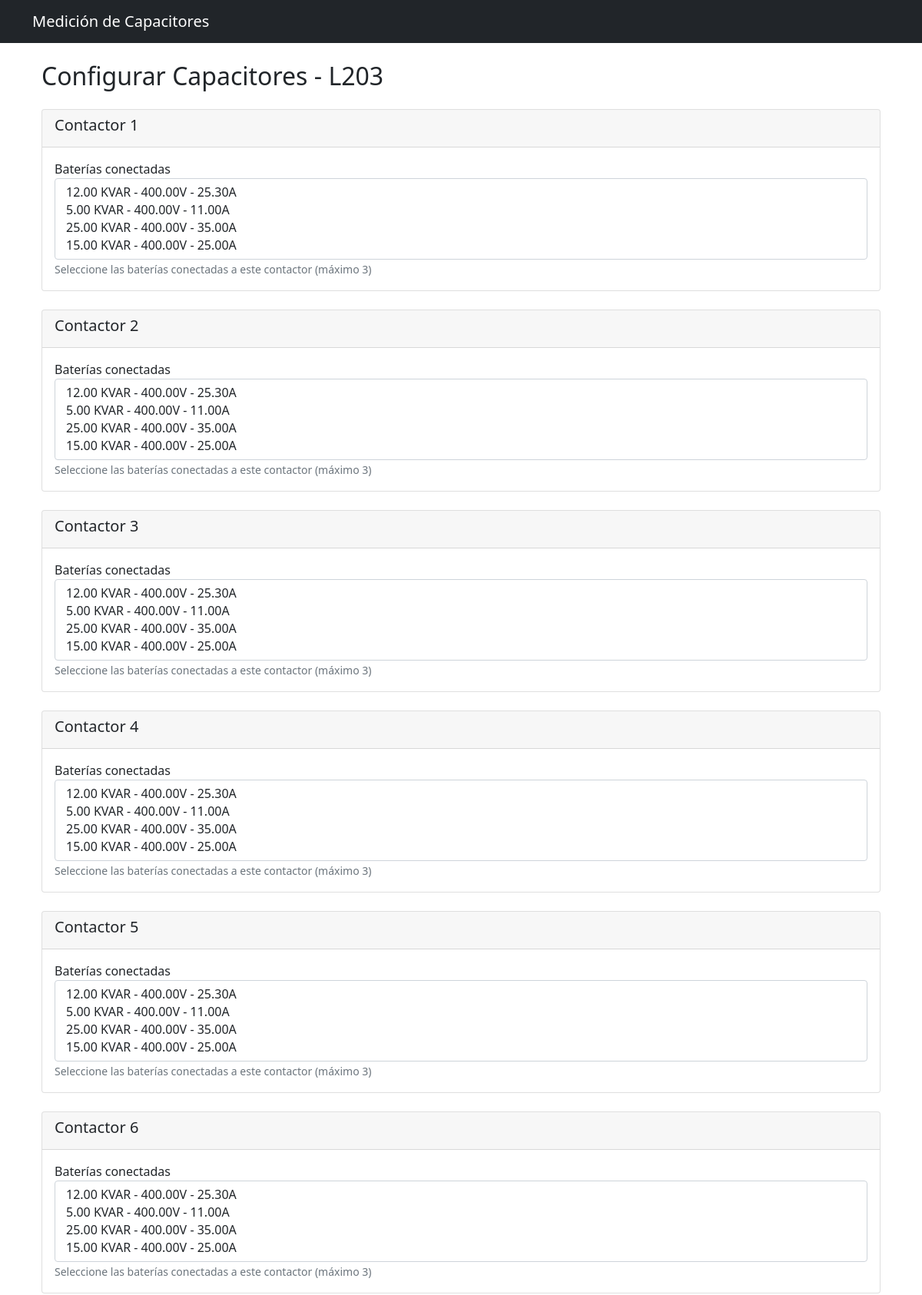
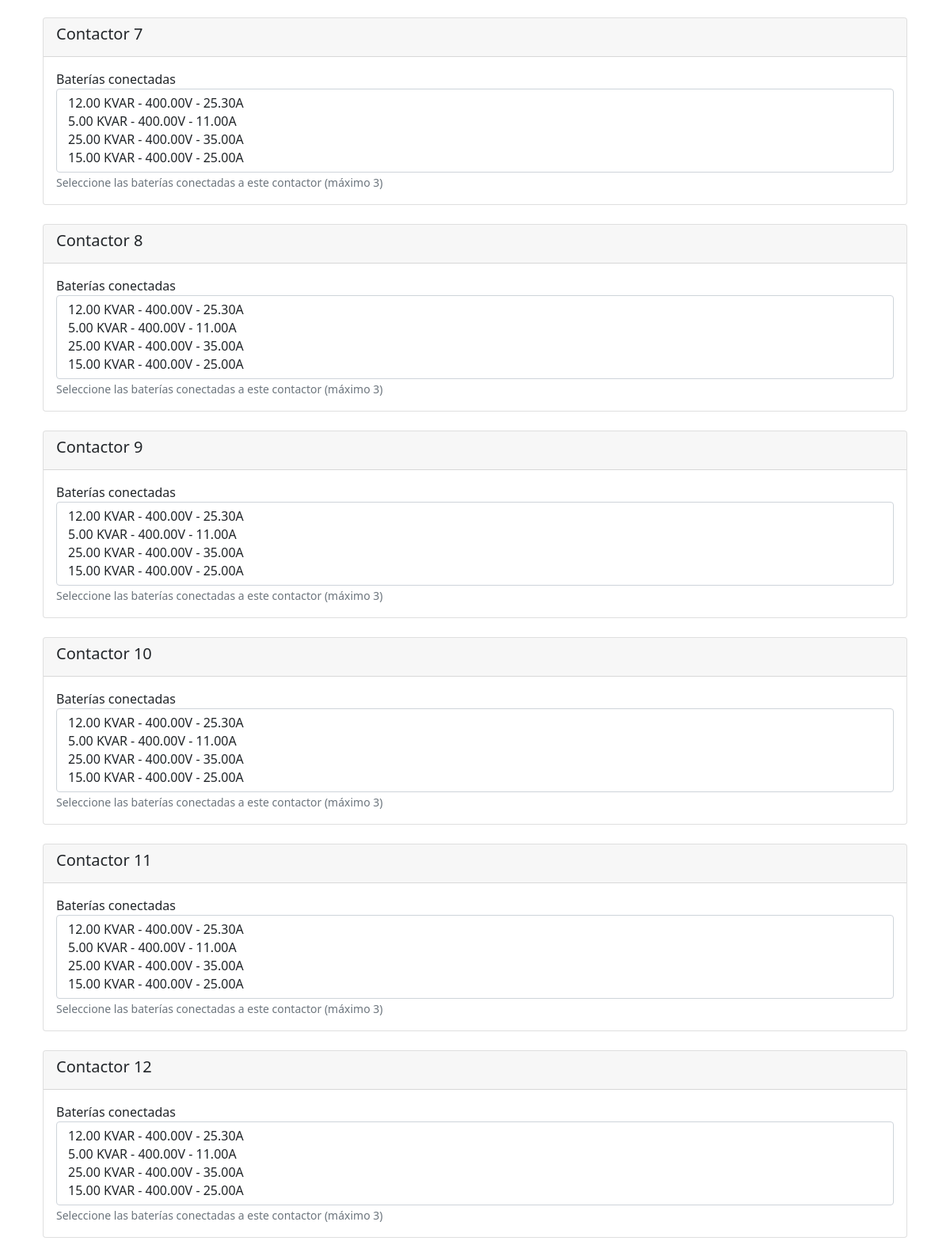
Screenshot of /location/1/configure-capacitors/ (upper part) with the database file from the repository (2 pictures, top to bottom).
### plc_address/models.py (models this page shows, shortened)
class Location(models.Model):
    name = models.CharField(max_length=200, verbose_name="Nombre de ubicación")
    description = models.TextField(blank=True, verbose_name="Descripción")
    is_configured = models.BooleanField(default=False, verbose_name="Configuración completada")
    created_at = models.DateTimeField(auto_now_add=True)
    updated_at = models.DateTimeField(auto_now=True)

class Contactor(models.Model):
    location = models.ForeignKey(Location, on_delete=models.CASCADE, related_name='contactors')
    number = models.IntegerField(verbose_name="Número de contactor")
    is_configured = models.BooleanField(default=False, verbose_name="Configuración completada")

### plc_address/views.py (the view, shortened to what this page needs)
def configure_capacitors(request, location_id):
    location = get_object_or_404(Location, id=location_id)
    contactors = location.contactors.all()
    forms = {
        contactor.id: CapacitorConfigForm(
            kvar_choices=[(str(kv.id), str(kv)) for kv in KVARValue.objects.all()]
        ) for contactor in contactors
    }
    return render(request, 'capacitors/configure_capacitors.html', {
        'location': location,
        'contactors': contactors,
        'forms': forms
    })

### plc_address/models.py (called while the page is built)
    def __str__(self):
        return f"{self.kvar} KVAR - {self.voltage}V - {self.amperage}A"

### plc_address/templatetags/custom_filters.py (called while the page is built)
@register.filter
def get_item(dictionary, key):
    return dictionary.get(key)

### plc_address/templates/capacitors/configure_capacitors.html (shortened to what this page needs)
{% extends 'capacitors/base.html' %}
{% load custom_filters %}
{% block content %}
<div class="container">
    <h2 class="mb-4">Configurar Capacitores - {{ location.name }}</h2>
    <form method="post">
        {% for contactor in contactors %}
        <div class="card mb-4">
            <div class="card-header">
                <h5>Contactor {{ contactor.number }}</h5>
            </div>
            <div class="card-body">
                {% with form=forms|get_item:contactor.id %}
                <div class="form-group">
                    <label for="kvar_values_{{ contactor.id }}">{{ form.kvar_values.label }}</label>
                    <select name="kvar_values_{{ contactor.id }}"
                            class="form-control"
                            multiple
                            size="4"
                            id="kvar_values_{{ contactor.id }}">
                        {% for value, text in form.fields.kvar_values.choices %}
                            <option value="{{ value }}">{{ text }}</option>
                        {% endfor %}
                    </select>
                    {% if form.kvar_values.help_text %}
                    <small class="form-text text-muted">{{ form.kvar_values.help_text }}</small>
                    {% endif %}
                </div>
                {% endwith %}
            </div>
        </div>
        {% endfor %}
    </form>
</div>
{% endblock %}

### rows the page displays
Location: name "L203"
Contactor: number "1", kvar_values.label "Baterías conectadas", id "12.00 KVAR - 400.00V - 25.30A / 5.00 KVAR - 400.00V - 11.00A / 25.00 KVAR - 400.00V - 35.00A / 15.00 KVAR - 400.00V - 25.00A", {{ value }} 2 (drawn), {{ value }} 3 (drawn), {{ value }} 4 (drawn), kvar_values.help_text "Seleccione las baterías conectadas a este contactor (máximo 3)"
Contactor: number "2", kvar_values.label "Baterías conectadas", id "12.00 KVAR - 400.00V - 25.30A / 5.00 KVAR - 400.00V - 11.00A / 25.00 KVAR - 400.00V - 35.00A / 15.00 KVAR - 400.00V - 25.00A", {{ value }} 1 (drawn), {{ value }} 3 (drawn), {{ value }} 4 (drawn), kvar_values.help_text "Seleccione las baterías conectadas a este contactor (máximo 3)"
Contactor: number "3", kvar_values.label "Baterías conectadas", id "12.00 KVAR - 400.00V - 25.30A / 5.00 KVAR - 400.00V - 11.00A / 25.00 KVAR - 400.00V - 35.00A / 15.00 KVAR - 400.00V - 25.00A", {{ value }} 1 (drawn), {{ value }} 2 (drawn), {{ value }} 4 (drawn), kvar_values.help_text "Seleccione las baterías conectadas a este contactor (máximo 3)"
Contactor: number "4", kvar_values.label "Baterías conectadas", id "12.00 KVAR - 400.00V - 25.30A / 5.00 KVAR - 400.00V - 11.00A / 25.00 KVAR - 400.00V - 35.00A / 15.00 KVAR - 400.00V - 25.00A", {{ value }} 1 (drawn), {{ value }} 2 (drawn), {{ value }} 3 (drawn), kvar_values.help_text "Seleccione las baterías conectadas a este contactor (máximo 3)"
Contactor: number "5", kvar_values.label "Baterías conectadas", id "12.00 KVAR - 400.00V - 25.30A / 5.00 KVAR - 400.00V - 11.00A / 25.00 KVAR - 400.00V - 35.00A / 15.00 KVAR - 400.00V - 25.00A", {{ value }} 1 (drawn), {{ value }} 2 (drawn), {{ value }} 3 (drawn), {{ value }} 4 (drawn), kvar_values.help_text "Seleccione las baterías conectadas a este contactor (máximo 3)"
Contactor: number "6", kvar_values.label "Baterías conectadas", id "12.00 KVAR - 400.00V - 25.30A / 5.00 KVAR - 400.00V - 11.00A / 25.00 KVAR - 400.00V - 35.00A / 15.00 KVAR - 400.00V - 25.00A", {{ value }} 1 (drawn), {{ value }} 2 (drawn), {{ value }} 3 (drawn), {{ value }} 4 (drawn), kvar_values.help_text "Seleccione las baterías conectadas a este contactor (máximo 3)"
Contactor: number "7", kvar_values.label "Baterías conectadas", id "12.00 KVAR - 400.00V - 25.30A / 5.00 KVAR - 400.00V - 11.00A / 25.00 KVAR - 400.00V - 35.00A / 15.00 KVAR - 400.00V - 25.00A", {{ value }} 1 (drawn), {{ value }} 2 (drawn), {{ value }} 3 (drawn), {{ value }} 4 (drawn), kvar_values.help_text "Seleccione las baterías conectadas a este contactor (máximo 3)"
Contactor: number "8", kvar_values.label "Baterías conectadas", id "12.00 KVAR - 400.00V - 25.30A / 5.00 KVAR - 400.00V - 11.00A / 25.00 KVAR - 400.00V - 35.00A / 15.00 KVAR - 400.00V - 25.00A", {{ value }} 1 (drawn), {{ value }} 2 (drawn), {{ value }} 3 (drawn), {{ value }} 4 (drawn), kvar_values.help_text "Seleccione las baterías conectadas a este contactor (máximo 3)"
Contactor: number "9", kvar_values.label "Baterías conectadas", id "12.00 KVAR - 400.00V - 25.30A / 5.00 KVAR - 400.00V - 11.00A / 25.00 KVAR - 400.00V - 35.00A / 15.00 KVAR - 400.00V - 25.00A", {{ value }} 1 (drawn), {{ value }} 2 (drawn), {{ value }} 3 (drawn), {{ value }} 4 (drawn), kvar_values.help_text "Seleccione las baterías conectadas a este contactor (máximo 3)"
Contactor: number "10", kvar_values.label "Baterías conectadas", id "12.00 KVAR - 400.00V - 25.30A / 5.00 KVAR - 400.00V - 11.00A / 25.00 KVAR - 400.00V - 35.00A / 15.00 KVAR - 400.00V - 25.00A", {{ value }} 1 (drawn), {{ value }} 2 (drawn), {{ value }} 3 (drawn), {{ value }} 4 (drawn), kvar_values.help_text "Seleccione las baterías conectadas a este contactor (máximo 3)"
Contactor: number "11", kvar_values.label "Baterías conectadas", id "12.00 KVAR - 400.00V - 25.30A / 5.00 KVAR - 400.00V - 11.00A / 25.00 KVAR - 400.00V - 35.00A / 15.00 KVAR - 400.00V - 25.00A", {{ value }} 1 (drawn), {{ value }} 2 (drawn), {{ value }} 3 (drawn), {{ value }} 4 (drawn), kvar_values.help_text "Seleccione las baterías conectadas a este contactor (máximo 3)"
Contactor: number "12", kvar_values.label "Baterías conectadas", id "12.00 KVAR - 400.00V - 25.30A / 5.00 KVAR - 400.00V - 11.00A / 25.00 KVAR - 400.00V - 35.00A / 15.00 KVAR - 400.00V - 25.00A", {{ value }} 1 (drawn), {{ value }} 2 (drawn), {{ value }} 3 (drawn), {{ value }} 4 (drawn), kvar_values.help_text "Seleccione las baterías conectadas a este contactor (máximo 3)"
